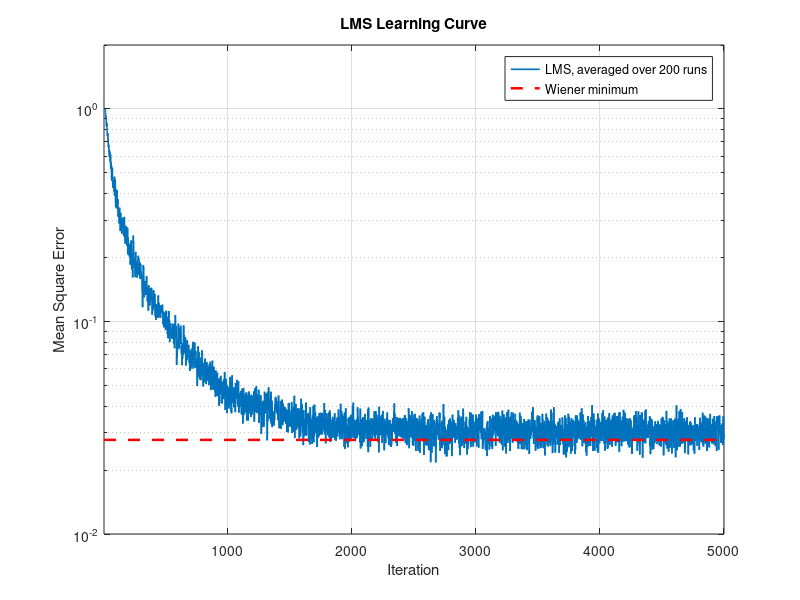
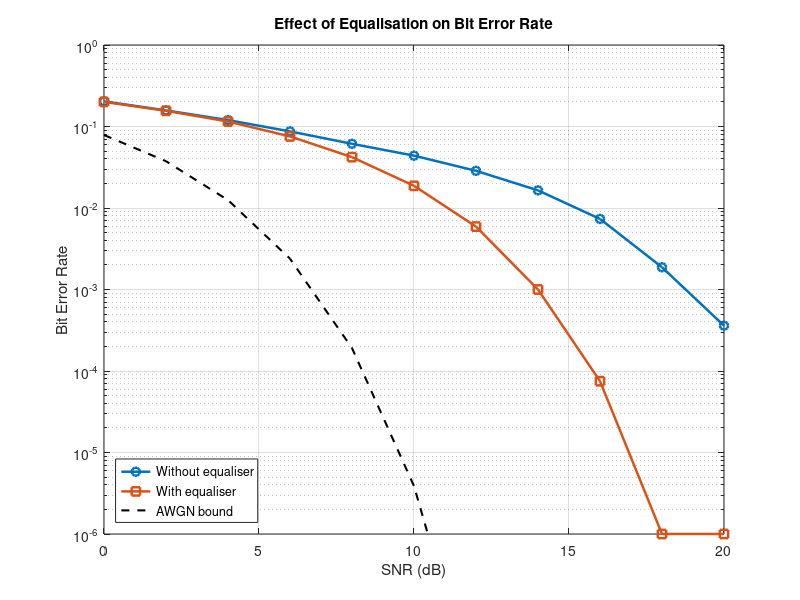
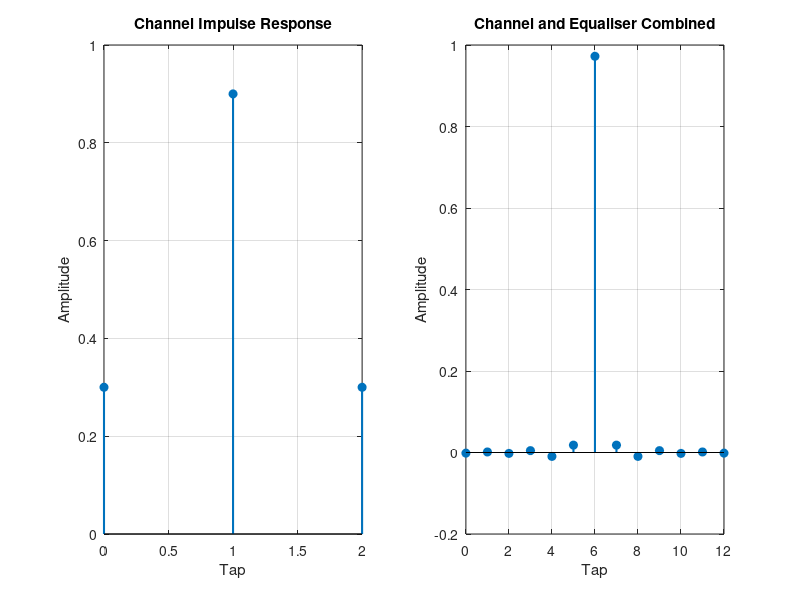
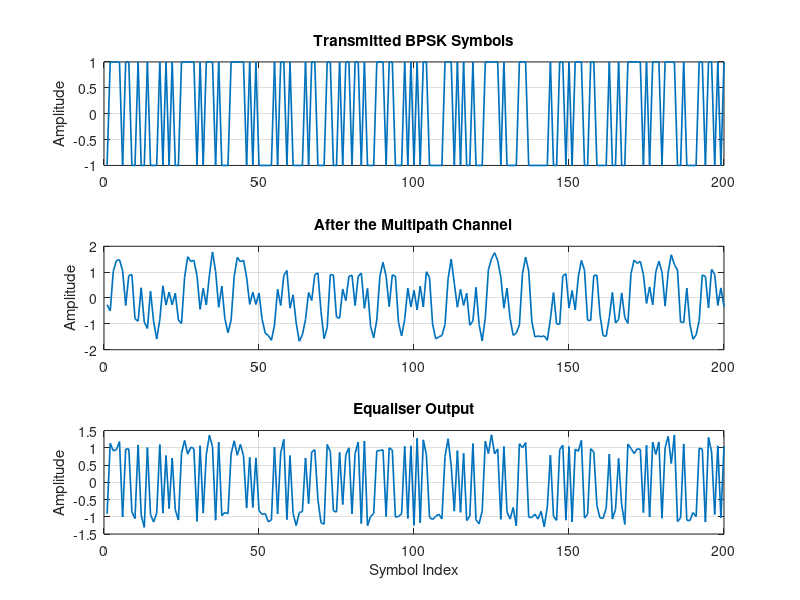

MATLAB code for these plots, in order:
% Experiment 6 : Adaptive Equalisation of a Multipath Channel using the LMS Algorithm
clc; clear; close all;
randn('state',6);

%% Parameters
h      = [0.3 0.9 0.3];      % multipath channel impulse response
Meq    = 11;                 % equaliser length (taps)
D      = 6;                  % decision delay (samples)
mu     = 0.01;               % LMS step size
SNR_dB = 20;                 % signal to noise ratio
Nsym   = 5000;               % symbols per run
Nrun   = 200;                % runs averaged for the learning curve

Lh   = numel(h);
sigv2 = 10^(-SNR_dB/10)*sum(h.^2);

fprintf('Channel impulse response = [%s]\n',num2str(h));
fprintf('Equaliser length         = %d taps\n',Meq);
fprintf('Decision delay           = %d samples\n',D);
fprintf('Step size                = %.3f\n',mu);
fprintf('Noise variance           = %.5f\n\n',sigv2);

%% Wiener solution for comparison
H = zeros(Meq, Meq+Lh-1);
for k = 1:Meq
    H(k,k:k+Lh-1) = h;
end
R = H*H' + sigv2*eye(Meq);
p = H(:,D+1);
w_opt = R\p;
Jmin  = 1 - p'*w_opt;

fprintf('Minimum mean square error (Wiener) = %.6f\n',Jmin);
fprintf('Maximum eigenvalue of R            = %.4f\n',max(eig(R)));
fprintf('Step size stability limit          = %.4f\n\n',2/max(eig(R)));

%% LMS adaptation, averaged learning curve
J = zeros(1,Nsym);
for run = 1:Nrun
    s = 2*randi([0 1],1,Nsym+Meq+Lh) - 1;
    x = filter(h,1,s) + sqrt(sigv2)*randn(size(s));
    w = zeros(Meq,1);
    for n = Meq:Nsym
        u = x(n:-1:n-Meq+1).';
        y = w'*u;
        e = s(n-D) - y;
        w = w + mu*e*u;
        J(n) = J(n) + e^2;
    end
end
J = J/Nrun;

fprintf('Steady state mean square error (LMS) = %.6f\n',mean(J(end-499:end)));
fprintf('Tap error norm ||w - w_opt||         = %.6f\n\n',norm(w - w_opt));

%% Bit error rate against signal to noise ratio
% The channel peak occurs at tap index 1, so the unequalised detector is
% aligned to that tap. The equalised detector is aligned to the delay D.
[~,ipk]   = max(abs(h));  Dch = ipk - 1;
Ntest     = 2e5;
snr_sweep = 0:2:20;
ber_no    = zeros(size(snr_sweep));
ber_eq    = zeros(size(snr_sweep));
for k = 1:numel(snr_sweep)
    sv2 = 10^(-snr_sweep(k)/10)*sum(h.^2);
    s   = 2*randi([0 1],1,Ntest) - 1;
    x   = filter(h,1,s) + sqrt(sv2)*randn(1,Ntest);

    Rk  = H*H' + sv2*eye(Meq);
    wk  = Rk\p;
    y   = filter(wk,1,x);

    b   = (s+1)/2;
    ber_no(k) = mean(b(1:end-Dch) ~= (x(1+Dch:end) > 0));
    ber_eq(k) = mean(b(1:end-D)   ~= (y(1+D:end)   > 0));
end

fprintf('%10s %16s %16s\n','SNR (dB)','BER no equaliser','BER equalised');
for k = 1:numel(snr_sweep)
    fprintf('%10d %16.5f %16.5f\n',snr_sweep(k),ber_no(k),ber_eq(k));
end
fprintf('\n');

s = 2*randi([0 1],1,Ntest) - 1;
x = filter(h,1,s) + sqrt(sigv2)*randn(1,Ntest);
y = filter(w_opt,1,x);

%% Residual intersymbol interference
cimp = conv(h,w_opt);
[pk,ip] = max(abs(cimp));
isi_before = (sum(abs(h)) - max(abs(h)))/max(abs(h));
isi_after  = (sum(abs(cimp)) - pk)/pk;
fprintf('Intersymbol interference before equalisation = %.4f\n',isi_before);
fprintf('Intersymbol interference after equalisation  = %.4f\n',isi_after);

%% Figure 1 : learning curve
figure;
semilogy(J,'LineWidth',1.2); hold on;
semilogy([1 Nsym],[Jmin Jmin],'r--','LineWidth',1.8);
grid on; axis([1 Nsym 1e-2 2]);
xlabel('Iteration'); ylabel('Mean Square Error');
legend('LMS, averaged over 200 runs','Wiener minimum');
title('LMS Learning Curve');

%% Figure 2 : bit error rate against signal to noise ratio
figure;
semilogy(snr_sweep,ber_no,'o-','LineWidth',1.8); hold on;
semilogy(snr_sweep,max(ber_eq,1e-6),'s-','LineWidth',1.8);
semilogy(snr_sweep,0.5*erfc(sqrt(10.^(snr_sweep/10))),'k--','LineWidth',1.5);
grid on; axis([0 20 1e-6 1]);
xlabel('SNR (dB)'); ylabel('Bit Error Rate');
legend('Without equaliser','With equaliser','AWGN bound','Location','southwest');
title('Effect of Equalisation on Bit Error Rate');

%% Figure 3 : combined channel and equaliser response
figure;
subplot(1,2,1);
stem(0:Lh-1,h,'filled','LineWidth',1.5); grid on;
xlabel('Tap'); ylabel('Amplitude'); title('Channel Impulse Response');
subplot(1,2,2);
stem(0:numel(cimp)-1,cimp,'filled','LineWidth',1.5); grid on;
xlabel('Tap'); ylabel('Amplitude'); title('Channel and Equaliser Combined');

%% Figure 4 : signal at three points
figure;
subplot(3,1,1); plot(s(1:200),'LineWidth',1.2); grid on;
ylabel('Amplitude'); title('Transmitted BPSK Symbols');
subplot(3,1,2); plot(x(1:200),'LineWidth',1.2); grid on;
ylabel('Amplitude'); title('After the Multipath Channel');
subplot(3,1,3); plot(y(1+D:200+D),'LineWidth',1.2); grid on;
xlabel('Symbol Index'); ylabel('Amplitude'); title('Equaliser Output');

%% Figure 5 : equaliser tap weights
figure;
stem(0:Meq-1,w_opt,'filled','LineWidth',1.5); hold on;
stem(0:Meq-1,w,'r','LineWidth',1);
grid on; xlabel('Tap'); ylabel('Weight');
legend('Wiener solution','LMS after adaptation');
title('Equaliser Tap Weights');
